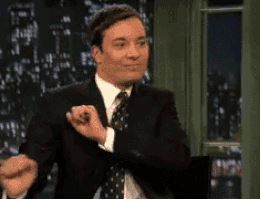
#> input picture test_data/Image_seq/01.JPG, 261 x 200 px
$ python -i noise.py   (imports and definitions only)
#> lines starting #> are read from the running program, lines starting #| are printed output that depends on the picture
from PIL import Image, ImageFilter, ImageEnhance
import numpy as np
import random

def _to_uint8(arr):
    arr = np.clip(arr, 0, 255).astype(np.uint8)
    return Image.fromarray(arr)

def gaussian(img, std=0.10):
    arr = np.array(img.convert("L")).astype(np.float32)
    noise = np.random.normal(0, std * 255.0, size=arr.shape)
    return _to_uint8(arr + noise)

def motion_blur(img, k=5):
    return img.convert("L").filter(ImageFilter.GaussianBlur(radius=max(1, k // 3)))

def occlusion(img, frac=0.25):
    im = img.convert("L").copy()
    w, h = im.size
    bw = int(w * (frac ** 0.5))
    bh = int(h * (frac ** 0.5))
    x = random.randint(0, max(0, w - bw))
    y = random.randint(0, max(0, h - bh))
    black = Image.new("L", (bw, bh), color=0)
    im.paste(black, (x, y))
    return im

def brightness(img, factor=1.4):
    return ImageEnhance.Brightness(img.convert("L")).enhance(factor)

>>> from PIL import Image
>>> picture = Image.open('../../test_data/Image_seq/01.JPG')
#> picture is the input picture: PIL image 261x200 RGB; mean R, G, B 53.3, 46.3, 38.4
>>> result = motion_blur(picture)
#> in motion_blur, `return img.convert("L").filter(ImageFilter.GaussianBlur(radius=max(1, ..`:
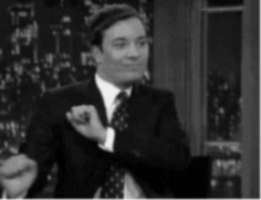
#> returned value: PIL image 261x200 L; min 0, max 239, mean 47.2

$ run again, on test_data/Image_seq/02.JPG
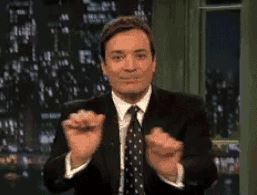
#> input picture test_data/Image_seq/02.JPG, 257 x 195 px
#> picture is the input picture: PIL image 257x195 RGB; mean R, G, B 56.6, 48.1, 40.2
#> in motion_blur, `return img.convert("L").filter(ImageFilter.GaussianBlur(radius=max(1, ..`:
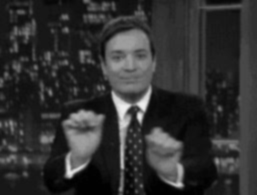
#> returned value: PIL image 257x195 L; min 0, max 238, mean 49.4

$ run again, on test_data/Image_seq/03.JPG
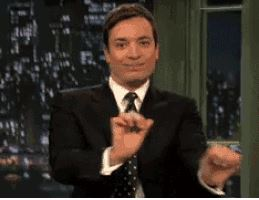
#> input picture test_data/Image_seq/03.JPG, 259 x 200 px
#> picture is the input picture: PIL image 259x200 RGB; mean R, G, B 54.8, 47.1, 39.6
#> in motion_blur, `return img.convert("L").filter(ImageFilter.GaussianBlur(radius=max(1, ..`:
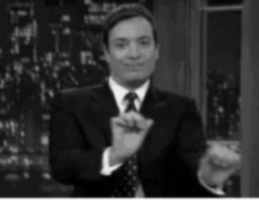
#> returned value: PIL image 259x200 L; min 0, max 244, mean 48.2

$ run again, on test_data/Image_seq/04.JPG
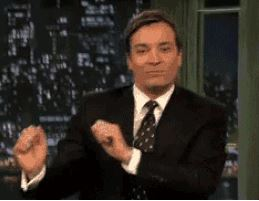
#> input picture test_data/Image_seq/04.JPG, 259 x 201 px
#> picture is the input picture: PIL image 259x201 RGB; mean R, G, B 52.6, 44.9, 38.1
#> in motion_blur, `return img.convert("L").filter(ImageFilter.GaussianBlur(radius=max(1, ..`:
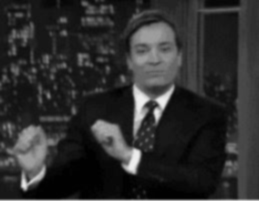
#> returned value: PIL image 259x201 L; min 0, max 239, mean 46.1
